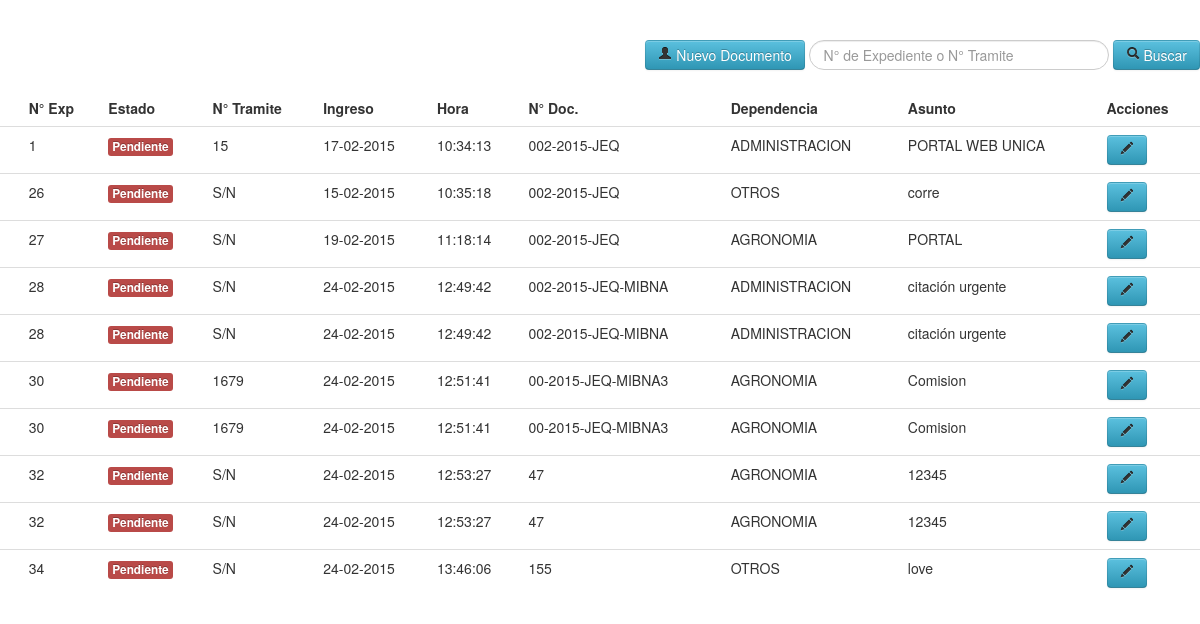
The page /admin/l_doc_usu.php (signed in) on the database its author committed.
### tables this page shows
CREATE TABLE IF NOT EXISTS `expediente` (
  `id` int(10) NOT NULL AUTO_INCREMENT,
  `idexpediente` varchar(10) NOT NULL,
  `tramite` varchar(20) NOT NULL,
  `fecha` varchar(10) NOT NULL,
  `hora` varchar(10) NOT NULL,
  `fechaf` varchar(10) NOT NULL,
  `horaf` varchar(10) NOT NULL,
  `tipodoc` varchar(10) NOT NULL,
  `ndoc` varchar(100) NOT NULL,
  `folios` varchar(10) NOT NULL,
  `procedencia` varchar(10) NOT NULL,
  `dependencia` varchar(10) NOT NULL,
  `asunto` varchar(100) NOT NULL,
  `descripcion` varchar(900) NOT NULL,
  `area` int(10) NOT NULL,
  `codep` varchar(10) NOT NULL,
  `estado` varchar(10) NOT NULL,
  PRIMARY KEY (`id`)
);

CREATE TABLE IF NOT EXISTS `dependencia` (
  `id` int(10) NOT NULL AUTO_INCREMENT,
  `codigo` varchar(10) NOT NULL,
  `nombre` varchar(500) NOT NULL,
  `coddepa` int(10) NOT NULL,
  PRIMARY KEY (`id`),
  KEY `id` (`id`)
);

### admin/l_doc_usu.php (the view, shortened to what this page needs)
<!DOCTYPE html>
<html lang="en">
<head>
    <link href="../admin/css/bootstrap.css" rel="stylesheet">
    <link href="../admin/css/bootstrap-responsive.css" rel="stylesheet">
    <link href="../admin/css/docs.css" rel="stylesheet">
    <link href="../admin/js/google-code-prettify/prettify.css" rel="stylesheet">
</head>
<body data-spy="scroll" data-target=".bs-docs-sidebar">
<div align="right">
<form name="form1" method="post" action="">
	<a href="c_doc_usu.php" class="btn btn-info"><i class="icon-user"></i> Nuevo Documento</a>
	<input type="text" name="bus" class="input-xlarge search-query" placeholder="N° de Expediente o N° Tramite">
	<button type="submit" class="btn btn-info"><i class="icon-search"></i> Buscar</button>
</form>
</div>
<table class="table table-hover" border="0">
  <thead>
  <tr>
    <td><strong></strong></td>
    <td><strong>N° Exp</strong></td>
    <td><strong>Estado</strong></td>
    <td><strong>N° Tramite</strong></td>
    <td><strong>Ingreso</strong></td>
    <td><strong>Hora</strong></td>
    <td><strong>N° Doc.</strong></td>
<td><strong>Dependencia</strong></td>
<td><strong>Asunto</strong></td>
<td><strong>Acciones</strong></td>
  </tr>
  </thead>
  <tbody>
  <?php
  	if(empty($_POST['bus'])){
		$can=mysql_query("SELECT * FROM expediente");
	}else{
		$buscar=$_POST['bus'];
		$can=mysql_query("SELECT * FROM expediente where idexpediente LIKE '$buscar%' or tramite LIKE '$buscar%'");
	}
	while($dato=mysql_fetch_array($can)){
		if($dato['estado']=="n"){
			$estado='<span class="label label-success ">Atendido</span>';
		}else{
			$estado='<span class="label label-important">Pendiente</span>';
		}
  ?>
  <tr>
    <td></td>
    <td><?php
	echo $dato['idexpediente']
	;
	 ?></td>
    <td><a href="../admin/l_doc_usu.php?estado=<?php echo $dato['id']; ?>"><?php echo $estado; ?></a></td>
    <td><?php
	echo $dato['tramite']; ?></td>
    <td><?php echo  $dato['fecha']; ?></td>
     <td><?php echo  $dato['hora']; ?></td>
    <td><?php
	echo $dato['ndoc']; ?></td>
    <td><?php
	$dep=$dato['dependencia'];
	$sql="select * from dependencia where codigo='$dep'";
$query=mysql_query($sql);
$fila=mysql_fetch_array($query);
	 echo  $fila['nombre']; ?></td>
    <td><?php echo  $dato['asunto']; ?></td>
    <td><a href="c_doc_usu.php?id=<?php echo $dato['id']; ?>" title="Editar Documento" class="btn btn-info"><i class="icon-pencil"></i></a></td>
  </tr>
  <?php } ?>
  </tbody>
</table>
</body>
</html>

### admin/css/docs.css (style rules this page uses)
body { position: relative; padding-top: 40px; }

### rows shown on the page
expediente: idexpediente "1", estado "Pendiente", tramite "15", fecha "17-02-2015", hora "10:34:13", ndoc "002-2015-JEQ", dependencia.nombre "ADMINISTRACION", asunto "PORTAL WEB UNICA"
expediente: idexpediente "26", estado "Pendiente", tramite "S/N", fecha "15-02-2015", hora "10:35:18", ndoc "002-2015-JEQ", dependencia.nombre "OTROS", asunto "corre"
expediente: idexpediente "27", estado "Pendiente", tramite "S/N", fecha "19-02-2015", hora "11:18:14", ndoc "002-2015-JEQ", dependencia.nombre "AGRONOMIA", asunto "PORTAL"
expediente: idexpediente "28", estado "Pendiente", tramite "S/N", fecha "24-02-2015", hora "12:49:42", ndoc "002-2015-JEQ-MIBNA", dependencia.nombre "ADMINISTRACION", asunto "citación urgente"
expediente: idexpediente "28", estado "Pendiente", tramite "S/N", fecha "24-02-2015", hora "12:49:42", ndoc "002-2015-JEQ-MIBNA", dependencia.nombre "ADMINISTRACION", asunto "citación urgente"
expediente: idexpediente "30", estado "Pendiente", tramite "1679", fecha "24-02-2015", hora "12:51:41", ndoc "00-2015-JEQ-MIBNA3", dependencia.nombre "AGRONOMIA", asunto "Comision"
expediente: idexpediente "30", estado "Pendiente", tramite "1679", fecha "24-02-2015", hora "12:51:41", ndoc "00-2015-JEQ-MIBNA3", dependencia.nombre "AGRONOMIA", asunto "Comision"
expediente: idexpediente "32", estado "Pendiente", tramite "S/N", fecha "24-02-2015", hora "12:53:27", ndoc "47", dependencia.nombre "AGRONOMIA", asunto "12345"
expediente: idexpediente "32", estado "Pendiente", tramite "S/N", fecha "24-02-2015", hora "12:53:27", ndoc "47", dependencia.nombre "AGRONOMIA", asunto "12345"
expediente: idexpediente "34", estado "Pendiente", tramite "S/N", fecha "24-02-2015", hora "13:46:06", ndoc "155", dependencia.nombre "OTROS", asunto "love"
